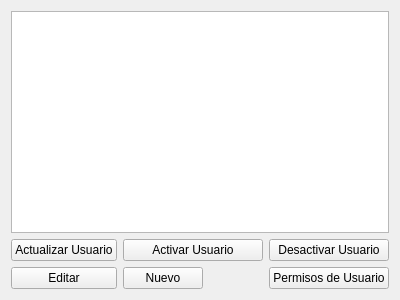
<?xml version="1.0" encoding="UTF-8"?>
<ui version="4.0">
 <class>VentanaUsuarios</class>
 <widget class="QWidget" name="VentanaUsuarios">
  <property name="geometry">
   <rect>
    <x>0</x>
    <y>0</y>
    <width>400</width>
    <height>300</height>
   </rect>
  </property>
  <property name="windowTitle">
   <string>Manejo De Usuarios</string>
  </property>
  <layout class="QGridLayout" name="gridLayout">
   <item row="1" column="3">
    <widget class="QPushButton" name="pushButton_desactivar_usuario">
     <property name="text">
      <string>Desactivar Usuario</string>
     </property>
    </widget>
   </item>
   <item row="0" column="0" colspan="4">
    <widget class="QTableView" name="tableViewlistar_usuarios"/>
   </item>
   <item row="1" column="0">
    <widget class="QPushButton" name="pushButton_actualizar_usuarios">
     <property name="text">
      <string>Actualizar Usuario</string>
     </property>
    </widget>
   </item>
   <item row="1" column="1" colspan="2">
    <widget class="QPushButton" name="pushButton_activar_usuario">
     <property name="text">
      <string>Activar Usuario</string>
     </property>
    </widget>
   </item>
   <item row="2" column="0">
    <widget class="QPushButton" name="pushButton_editar_usuario">
     <property name="text">
      <string>Editar</string>
     </property>
    </widget>
   </item>
   <item row="2" column="3">
    <widget class="QPushButton" name="pushButton_permiso_usuario">
     <property name="text">
      <string>Permisos de Usuario</string>
     </property>
    </widget>
   </item>
   <item row="2" column="1">
    <widget class="QPushButton" name="pushButton_nuevo_usuario">
     <property name="text">
      <string>Nuevo</string>
     </property>
    </widget>
   </item>
  </layout>
 </widget>
 <resources/>
 <connections/>
</ui>
